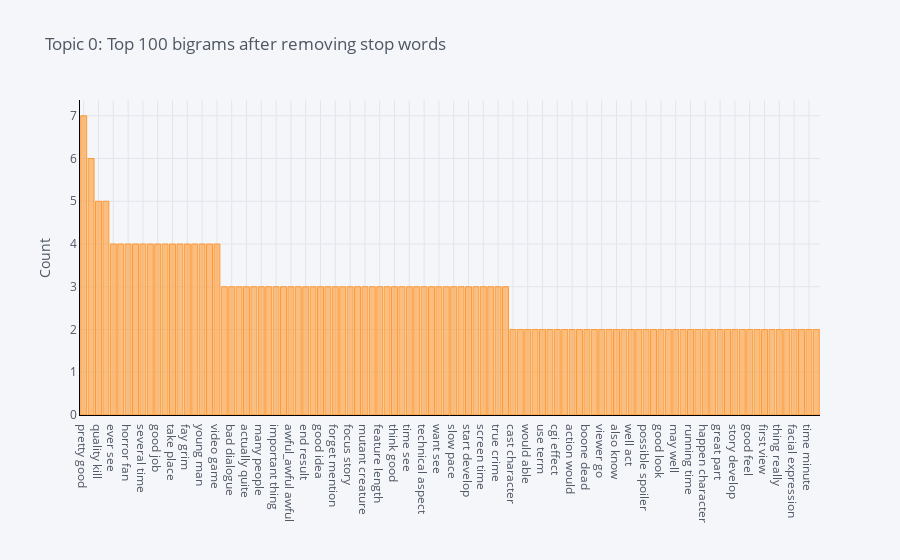

Notebook source saved alongside this figure:
### Code cell
plot_model(model=lda, plot = 'bigram')

### Figure 1 — Plotly figure (JSON) as saved in the notebook; plotly's stock layout.template omitted (floating-point values rounded to 4 significant figures)
{"data": [{"marker": {"color": "rgba(255, 153, 51, 0.6)", "line": {"color": "rgba(255, 153, 51, 1.0)", "width": 1}}, "name": "count", "orientation": "v", "text": "", "type": "bar", "x": ["pretty good", "main character", "quality kill", "torture duckle", "ever see", "must see", "horror fan", "great performance", "several time", "good old", "good job", "story tell", "take place", "first part", "fay grim", "exterminator year", "young man", "angel demon", "video game", "even say", "bad dialogue", "action scene", "actually quite", "may seem", "many people", "would see", "important thing", "awful show", "awful_awful awful", "battle scene", "end result", "blow torch", "good idea", "go back", "forget mention", "character use", "focus story", "could well", "mutant creature", "deep blue", "feature length", "act good", "think good", "see think", "time see", "tell story", "technical aspect", "story line", "want see", "try hard", "slow pace", "way much", "start develop", "whole series", "screen time", "save life", "true crime", "see see", "cast character", "creature look", "would able", "turn child", "use term", "character seem", "cgi effect", "central figure", "action would", "watch good", "boone dead", "well use", "viewer go", "also find", "also know", "base novel", "well act", "american consumerism", "possible spoiler", "different story", "good look", "much well", "may well", "right track", "running time", "make much", "happen character", "seem rather", "great part", "good parallel", "story develop", "even dialog", "good feel", "story personal", "first view", "term loosely", "thing really", "far long", "facial expression", "result quite", "time minute", "look well"], "y": [7, 6, 5, 5, 4, 4, 4, 4, 4, 4, 4, 4, 4, 4, 4, 4, 4, 4, 4, 3, 3, 3, 3, 3, 3, 3, 3, 3, 3, 3, 3, 3, 3, 3, 3, 3, 3, 3, 3, 3, 3, 3, 3, 3, 3, 3, 3, 3, 3, 3, 3, 3, 3, 3, 3, 3, 3, 3, 2, 2, 2, 2, 2, 2, 2, 2, 2, 2, 2, 2, 2, 2, 2, 2, 2, 2, 2, 2, 2, 2, 2, 2, 2, 2, 2, 2, 2, 2, 2, 2, 2, 2, 2, 2, 2, 2, 2, 2, 2, 2]}], "layout": {"legend": {"bgcolor": "#F5F6F9", "font": {"color": "#4D5663"}}, "paper_bgcolor": "#F5F6F9", "plot_bgcolor": "#F5F6F9", "title": {"font": {"color": "#4D5663"}, "text": "Topic 0: Top 100 bigrams after removing stop words"}, "xaxis": {"gridcolor": "#E1E5ED", "linecolor": "black", "showgrid": true, "tickfont": {"color": "#4D5663"}, "title": {"font": {"color": "#4D5663"}, "text": ""}, "zerolinecolor": "#E1E5ED"}, "yaxis": {"gridcolor": "#E1E5ED", "linecolor": "black", "showgrid": true, "tickfont": {"color": "#4D5663"}, "title": {"font": {"color": "#4D5663"}, "text": "Count"}, "zerolinecolor": "#E1E5ED"}}}
